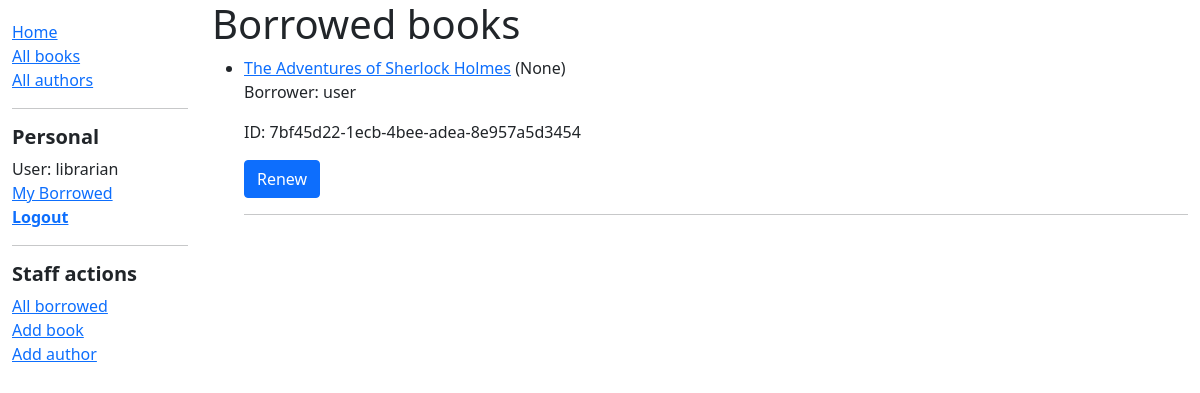
Page /catalog/allbooks/ (signed in) on the committed database.
### catalog/models.py (models this page shows, shortened)
class BookInstance(models.Model):
    id = models.UUIDField(primary_key=True, default=uuid.uuid4, help_text="Unique ID for this particular book across whole library")
    book = models.ForeignKey('Book', on_delete=models.SET_NULL, null=True)
    imprint = models.CharField(max_length=200)
    due_back = models.DateField(null=True, blank=True)
    LOAN_STATUS = (
        ('m', 'Maintenance'),
        ('o', 'On loan'),
        ('a', 'Available'),
        ('r', 'Reserved'),
    )
    status = models.CharField(max_length=1, choices=LOAN_STATUS, blank=True, default='m', help_text='Book availability')
    borrower = models.ForeignKey(User, on_delete=models.SET_NULL, null=True, blank=True)
    class Meta:
        ordering = ["due_back"]
        permissions = (("can_view_all", "Can view all instances and their status"),)
    @property
    def is_overdue(self):
        if self.due_back and date.today() > self.due_back:
            return True
        return False

class Book(models.Model):
    title = models.CharField(max_length=200)
    author = models.ForeignKey('Author', on_delete=models.SET_NULL, null=True)
    summary = models.TextField(max_length=1000, help_text="Enter a brief description of the book")
    isbn = models.CharField('ISBN',max_length=13, help_text='13 Character <a href="https://www.isbn-international.org/content/what-isbn">ISBN number</a>')
    genre = models.ManyToManyField(Genre, help_text="Select a genre for this book")
    def display_genre(self):
        """
        Creates a string for the Genre. This is required to display genre in Admin.
        """
        return ', '.join([genre.name for genre in self.genre.all()[:3]])
    display_genre.short_description = 'Genre'

### catalog/views.py (the view)
class AllLoanedBooksListView(PermissionRequiredMixin, generic.ListView):
    permission_required = 'catalog.can_view_all'
    model = BookInstance
    template_name = 'catalog/bookinstance_list_all_perm.html'
    paginate_by = 20
    def get_queryset(self):
        return BookInstance.objects.filter(status__exact='o').order_by('due_back')

### templates/catalog/bookinstance_list_all_perm.html
{% extends "base_generic.html" %}
{% block content %}
    <h1>Borrowed books</h1>
    {% if bookinstance_list %}
    <ul>
      {% for bookinst in bookinstance_list %}
      <li class="{% if bookinst.is_overdue %}text-danger{% endif %}">
        <a href="{% url 'book-detail' bookinst.book.pk %}">{{bookinst.book.title}}</a> ({{ bookinst.due_back }})
        <p>Borrower: {{ bookinst.borrower }}</p>
        <p>ID: {{ bookinst.id }}</p>
          {% if perms.catalog.can_view_all %}
              <a class="btn btn-primary" href="{% url 'renew-book-librarian' bookinst.id %}" role="button">Renew</a>
          {% endif %}
        <hr>
      </li>
      {% endfor %}
    </ul>
    {% else %}
      <p>There are no books borrowed.</p>
    {% endif %}
{% endblock %}

### templates/base_generic.html (shortened to what this page needs)
<!DOCTYPE html>
<html lang="en">
<head>
  <link href="https://cdn.jsdelivr.net/npm/bootstrap@5.0.2/dist/css/bootstrap.min.css" rel="stylesheet">
  {% load static %}
  <link rel="stylesheet" href="{% static 'css/styles.css' %}">
</head>
<body>
  <div class="container-fluid">
    <div class="row">
      <div class="col-sm-2">
      {% block sidebar %}
      <ul class="sidebar-nav">
          <li><a href="{% url 'index' %}">Home</a></li>
          <li><a href="{% url 'books' %}">All books</a></li>
          <li><a href="{% url 'authors' %}">All authors</a></li>
            <hr>
            {% if user.is_authenticated %}
                <h5><strong>Personal</strong></h5>
                <li>User: {{ user.get_username }}</li>
                <li><a href="{% url 'my-borrowed' %}">My Borrowed</a></li>
                <li><a href="{% url 'logout'%}?next={{request.path}}"><strong>Logout</strong></a></li>
                {% if perms.catalog.can_view_all %}
                    <hr>
                    <h5><strong>Staff actions</strong></h5>
                    <li><a href="{% url 'all-borrowed'%}">All borrowed</a></li>
                    <li><a href="{% url 'book_create' %}">Add book</a></li>
                    <li><a href="{% url 'author_create' %}">Add author</a></li>
                {% endif %}
            {% else %}
                <li><a href="{% url 'login'%}?next={{request.path}}">Login</a></li>
            {% endif %}
      </ul>
     {% endblock %}
      </div>
      <div class="col-sm-10 ">
      {% block content %}
      {% endblock %}
      </div>
    </div>
  </div>
</body>
</html>

### catalog/static/css/styles.css (style rules this page uses)
.sidebar-nav { margin-top: 20px; padding: 0; list-style: none; }

### rows in the picture
BookInstance: book "The Adventures of Sherlock Holmes", due_back "None", borrower "user", id "7bf45d22-1ecb-4bee-adea-8e957a5d3454"

### other values in the picture
{{ user.get_username }} "librarian"
